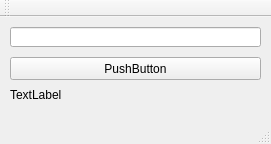
<?xml version="1.0" encoding="UTF-8"?>
<ui version="4.0">
 <class>MainWindow</class>
 <widget class="QMainWindow" name="MainWindow">
  <property name="geometry">
   <rect>
    <x>0</x>
    <y>0</y>
    <width>271</width>
    <height>144</height>
   </rect>
  </property>
  <property name="windowTitle">
   <string>Dec to Bin</string>
  </property>
  <widget class="QWidget" name="centralWidget">
   <widget class="QLineEdit" name="lineEdit">
    <property name="geometry">
     <rect>
      <x>10</x>
      <y>10</y>
      <width>251</width>
      <height>20</height>
     </rect>
    </property>
   </widget>
   <widget class="QPushButton" name="pushButton">
    <property name="geometry">
     <rect>
      <x>10</x>
      <y>40</y>
      <width>251</width>
      <height>23</height>
     </rect>
    </property>
    <property name="text">
     <string>PushButton</string>
    </property>
   </widget>
   <widget class="QLabel" name="label">
    <property name="geometry">
     <rect>
      <x>10</x>
      <y>70</y>
      <width>251</width>
      <height>16</height>
     </rect>
    </property>
    <property name="text">
     <string>TextLabel</string>
    </property>
   </widget>
  </widget>
  <widget class="QToolBar" name="mainToolBar">
   <attribute name="toolBarArea">
    <enum>TopToolBarArea</enum>
   </attribute>
   <attribute name="toolBarBreak">
    <bool>false</bool>
   </attribute>
  </widget>
  <widget class="QStatusBar" name="statusBar"/>
 </widget>
 <layoutdefault spacing="6" margin="11"/>
 <resources/>
 <connections/>
</ui>
